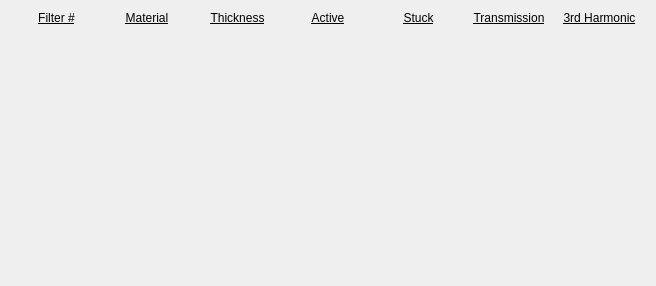
<?xml version="1.0" encoding="UTF-8"?>
<ui version="4.0">
 <class>Form</class>
 <widget class="QWidget" name="Form">
  <property name="geometry">
   <rect>
    <x>0</x>
    <y>0</y>
    <width>656</width>
    <height>286</height>
   </rect>
  </property>
  <property name="windowTitle">
   <string>Form</string>
  </property>
  <layout class="QVBoxLayout" name="verticalLayout" stretch="0,1">
   <property name="spacing">
    <number>0</number>
   </property>
   <item>
    <layout class="QHBoxLayout" name="horizontalLayout">
     <item>
      <widget class="QLabel" name="label">
       <property name="font">
        <font>
         <underline>true</underline>
        </font>
       </property>
       <property name="text">
        <string>Filter #</string>
       </property>
       <property name="alignment">
        <set>Qt::AlignCenter</set>
       </property>
      </widget>
     </item>
     <item>
      <widget class="QLabel" name="label_2">
       <property name="font">
        <font>
         <underline>true</underline>
        </font>
       </property>
       <property name="text">
        <string>Material</string>
       </property>
       <property name="alignment">
        <set>Qt::AlignCenter</set>
       </property>
      </widget>
     </item>
     <item>
      <widget class="QLabel" name="label_3">
       <property name="font">
        <font>
         <underline>true</underline>
        </font>
       </property>
       <property name="text">
        <string>Thickness</string>
       </property>
       <property name="alignment">
        <set>Qt::AlignCenter</set>
       </property>
      </widget>
     </item>
     <item>
      <widget class="QLabel" name="label_8">
       <property name="font">
        <font>
         <underline>true</underline>
        </font>
       </property>
       <property name="toolTip">
        <string>Active: blade (or specific filter) should be included in calculations.</string>
       </property>
       <property name="text">
        <string>Active</string>
       </property>
       <property name="alignment">
        <set>Qt::AlignCenter</set>
       </property>
      </widget>
     </item>
     <item>
      <widget class="QLabel" name="label_4">
       <property name="font">
        <font>
         <underline>true</underline>
        </font>
       </property>
       <property name="toolTip">
        <string>Stuck: filters marked as stuck in a certain position will be forced to that state and included in calculations (if active)</string>
       </property>
       <property name="text">
        <string>Stuck</string>
       </property>
       <property name="alignment">
        <set>Qt::AlignCenter</set>
       </property>
      </widget>
     </item>
     <item>
      <widget class="QLabel" name="label_5">
       <property name="font">
        <font>
         <underline>true</underline>
        </font>
       </property>
       <property name="text">
        <string>Transmission</string>
       </property>
       <property name="alignment">
        <set>Qt::AlignCenter</set>
       </property>
      </widget>
     </item>
     <item>
      <widget class="QLabel" name="label_6">
       <property name="font">
        <font>
         <underline>true</underline>
        </font>
       </property>
       <property name="text">
        <string>3rd Harmonic</string>
       </property>
       <property name="alignment">
        <set>Qt::AlignCenter</set>
       </property>
      </widget>
     </item>
    </layout>
   </item>
   <item>
    <widget class="PyDMTemplateRepeater" name="PyDMTemplateRepeater">
     <property name="toolTip">
      <string/>
     </property>
     <property name="layoutSpacing" stdset="0">
      <number>0</number>
     </property>
     <property name="templateFilename" stdset="0">
      <string>AttenuatorCalculatorSXR_Blade.embedded.ui</string>
     </property>
     <property name="dataSource" stdset="0">
      <string>AttenuatorCalculatorSXR_FourBlade.filters.json</string>
     </property>
    </widget>
   </item>
  </layout>
 </widget>
 <customwidgets>
  <customwidget>
   <class>PyDMTemplateRepeater</class>
   <extends>QFrame</extends>
   <header>pydm.widgets.template_repeater</header>
  </customwidget>
 </customwidgets>
 <resources/>
 <connections/>
</ui>
